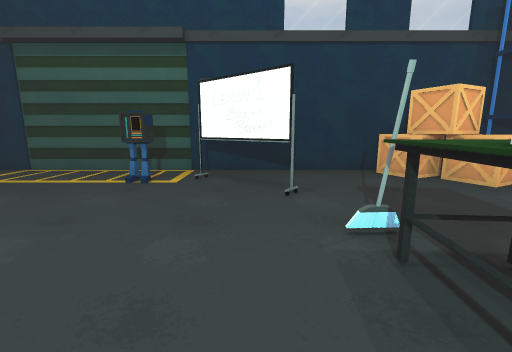
View 1 (above)

14 first-person views from a walk through a 3-D level made in the Unity game engine. The camera is 1.3 m above the floor, tilts 10° down and sees 90° across. The floor is counted in squares, 1 m on a side. Each view is taken from the middle of a square. On the plan, view 1 faces up. The plan holds only what a view shows up to about 13 squares ahead; the rest is blank. The place goes on beyond the plan. The player is left out. Some animated figures are left out.

View 2
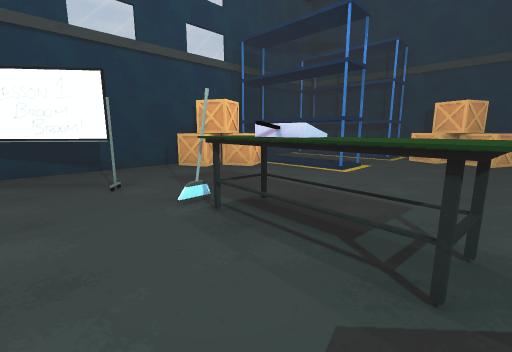

View 3
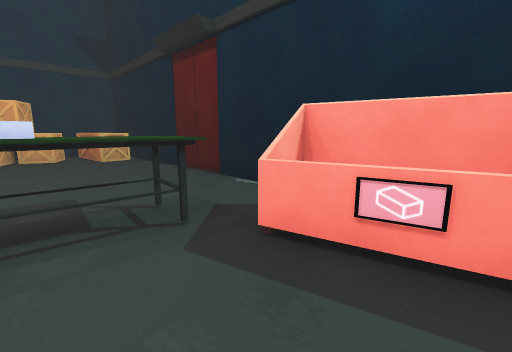

View 4
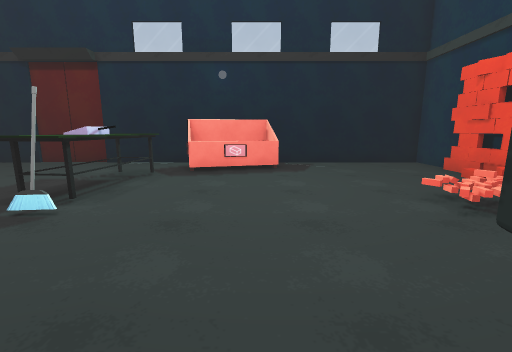

View 5
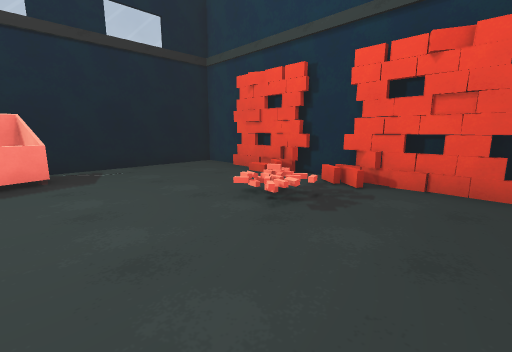

View 6
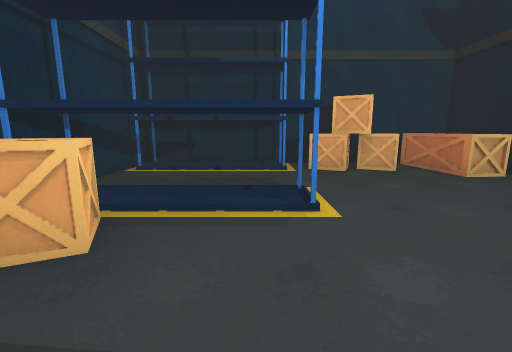

View 7
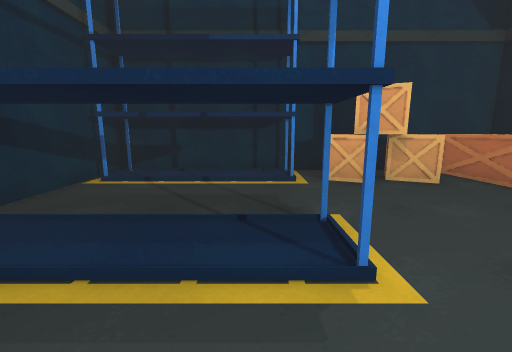

View 8
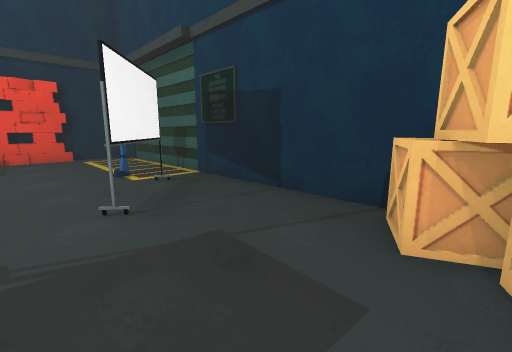

View 9
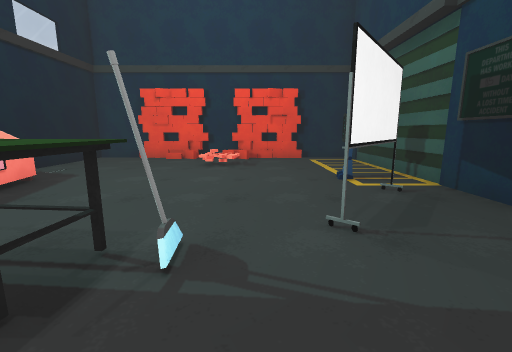

View 10
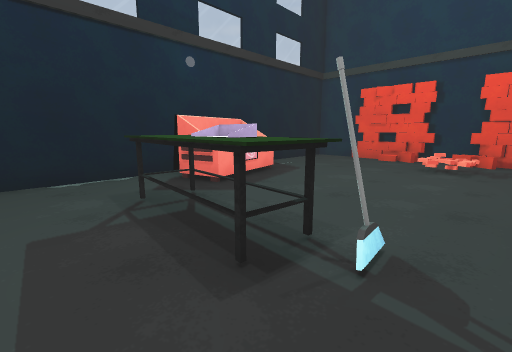

View 11
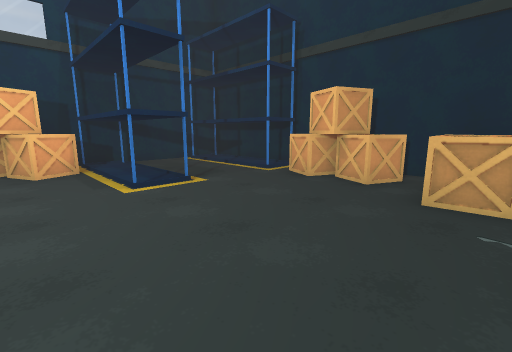

View 12
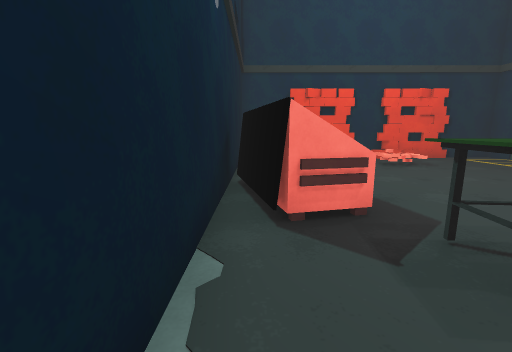

View 13
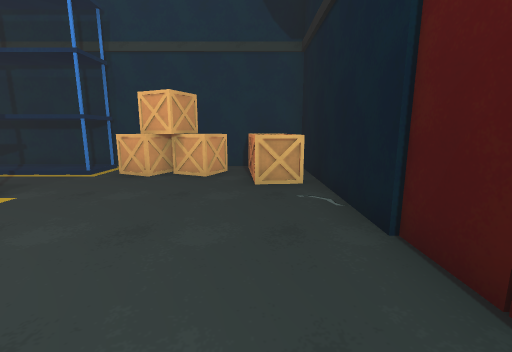

View 14
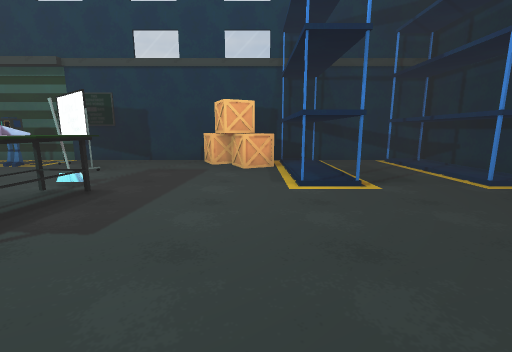

### Floor plan
Key: @ floor where view 1 was taken; # wall or solid block; . floor; / step, stairs or slope; C crate; S shelf; T table; U dumpster; O other object.
Columns run from 9 left of view 1 to 14 right of it. Each row starts with its distance up from view 1.
  9 ########################
  8 #............CCCSS...SS#
  7 #.......O....CCCSS...SS#
  6 #.......OO.....CCS...SS#
  5 #........OO.....SS...SS#
  4 #/..............SS...SS#
  3 #/.//.....T.....SS...SS#
  2 #.///.....TTT........CC#
  1 #/........TT........CCC#
  0 #/.......@TT........CCC#
 -1 #........UTT.........C.#
 -2 #.....UUUU.........CCCC#
 -3 #......UUU.........CCCC#
 -4 ########################

Positions as (right, up) in squares from view 1, and headings:
1: (0, 0), facing up
2: (-1, -1), facing up-right
3: (-2, 1), facing down-right
4: (-2, 7), facing down
5: (-2, 6), facing down-left
6: (3, 4), facing right
7: (5, 4), facing right
8: (5, 4), facing up-left
9: (4, 4), facing left
10: (4, 4), facing down-left
11: (5, -3), facing up-right
12: (4, -3), facing left
13: (4, -2), facing right
14: (6, -3), facing up
